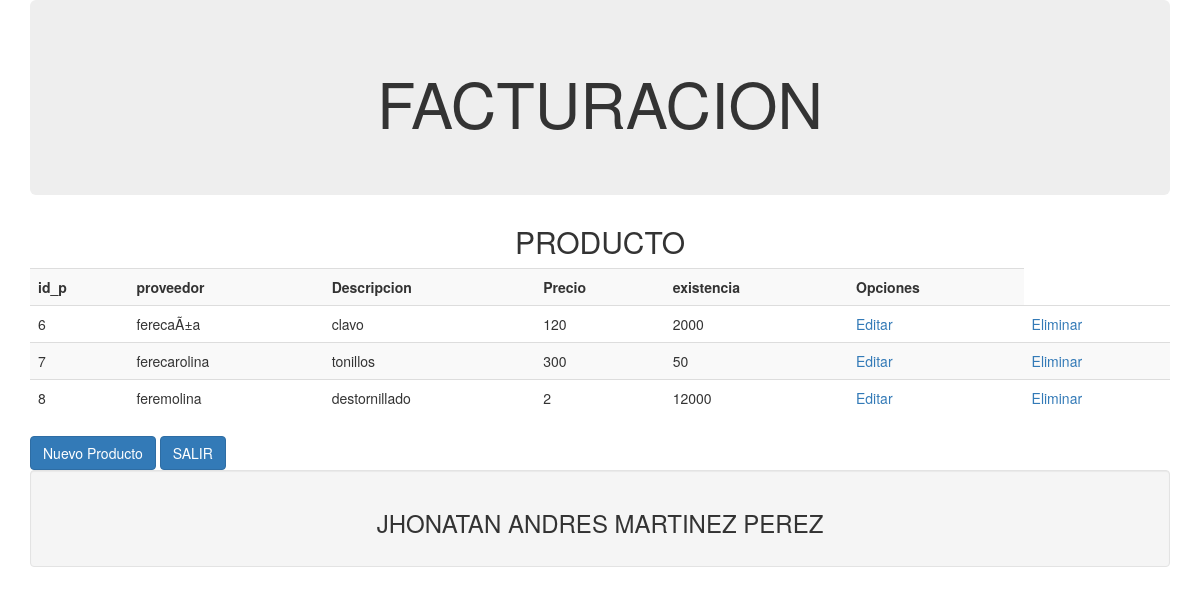
/producto.php, run on the app's committed database.
### tables this page shows
CREATE TABLE `producto` (
  `id_p` int(11) NOT NULL,
  `proveedor` varchar(50) NOT NULL,
  `descripcion` varchar(50) NOT NULL,
  `precio` varchar(50) NOT NULL,
  `existencia` varchar(50) NOT NULL
);

### producto.php (the view, shortened to what this page needs)
<?php
$db = new PDO('mysql:host=localhost;dbname=taller','root','');
$db->setAttribute(PDO::ATTR_ERRMODE, PDO::ERRMODE_EXCEPTION);
$db->setAttribute(PDO::ATTR_DEFAULT_FETCH_MODE, PDO::FETCH_OBJ);
$producto = $db->query('SELECT * FROM producto')->fetchALL();
?>
<!DOCTYPE html>
<html>
<head>
	<link rel="stylesheet" type="text/css" href="css/bootstrap.css">
</head>
<body>
<div class="container">
		<div class="jumbotron">
			<center><h1>FACTURACION</h1></center>
		</div>
		<div>
			<center><h2>PRODUCTO</h2></center>
		</div>
		<div class="xxx">
			<table class="table table-hover table-striped">
				<tr>
					<th>id_p</th>
                    <th>proveedor</th>
					<th>Descripcion</th>
					<th>Precio</th>
                    <th>existencia</th>
					<th>Opciones</th>
				</tr>
				<?php foreach ($producto as $p):?>
					<tr>
						<td><?php echo $p->id_p; ?></td>
                        <td><?php echo $p->proveedor; ?></td>
						<td><?php echo $p->descripcion; ?></td>
                        <td><?php echo $p->existencia; ?></td>
						<td><?php echo $p->precio; ?></td>
						<td>
							<a href="editarp.php?
										id_p=<?php echo $p->id_p?>&
                                        proveedor=<?php echo $p->proveedor?>&
										descripcion=<?php echo $p->descripcion?>&
                                        precio=<?php echo $p->precio?>&
										existencia=<?php echo $p->existencia?>">Editar</a>
						</td>
						<td>
							<a href="eliminarp.php?id_p=<?php echo $p->id_p?>">Eliminar</a>
						</td>
					</tr>
				<?php endforeach; ?>
			</table>
			<a href="fproducto.php" class="btn btn-primary">Nuevo Producto</a>
			<a href="index.php" class="btn btn-primary">SALIR</a>
		</div>
		<div class="well">
			<center><h3>JHONATAN ANDRES MARTINEZ PEREZ</h3></center>
		</div>
	</div>
</body>
</html>

### data on the page
producto: id_p "6", proveedor "ferecaÃ±a", descripcion "clavo", existencia "120", precio "2000"
producto: id_p "7", proveedor "ferecarolina", descripcion "tonillos", existencia "300", precio "50"
producto: id_p "8", proveedor "feremolina", descripcion "destornillado", existencia "2", precio "12000"
